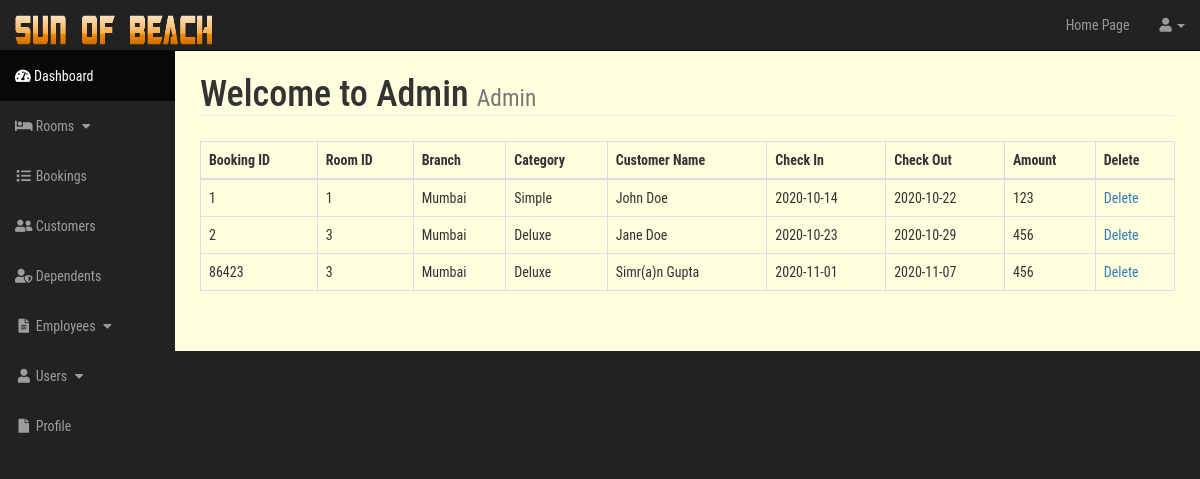
Before: /admin/booking.php with the older database file.
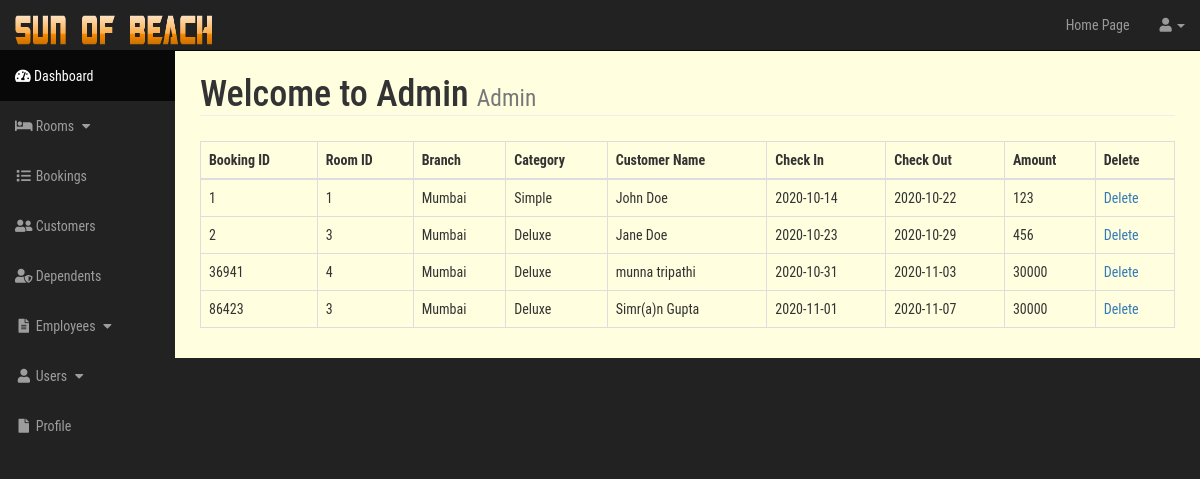
After: the same page with the newer database file.
### tables this page shows
CREATE TABLE `booking` (
  `Booking_id` int(11) NOT NULL,
  `cust_id` int(11) DEFAULT NULL,
  `room_id` int(11) DEFAULT NULL,
  `branch_id` int(11) DEFAULT NULL
);

CREATE TABLE `hotel` (
  `branch_id` int(11) NOT NULL,
  `branch_name` varchar(20) DEFAULT NULL,
  `location` varchar(20) DEFAULT NULL,
  `branch_phone` int(11) DEFAULT NULL
);

CREATE TABLE `customer` (
  `cust_id` int(11) NOT NULL,
  `f_name` varchar(20) NOT NULL,
  `l_name` varchar(20) NOT NULL,
  `cust_email` varchar(32) NOT NULL,
  `cust_phone` varchar(10) NOT NULL,
  `passport_no` int(11) NOT NULL,
  `dob` date NOT NULL,
  `country` varchar(20) NOT NULL
);

CREATE TABLE `forr` (
  `Booking_id` int(11) DEFAULT NULL,
  `room_id` int(11) DEFAULT NULL,
  `check_in_date` date DEFAULT NULL,
  `check_out_date` date DEFAULT NULL
);

CREATE TABLE `bill` (
  `Bill_id` int(11) NOT NULL,
  `Amount` int(11) DEFAULT NULL,
  `Payment_type` varchar(20) DEFAULT NULL,
  `cust_id` int(11) DEFAULT NULL
);

### admin/booking.php (the view, shortened to what this page needs)
<?php include "include/admin_header.php" ?>
    <div id="wrapper">
        <?php include "include/admin_navigation.php" ?>
        <div id="page-wrapper">
            <div class="container-fluid">
                <div class="row">
                    <div class="col-lg-12">
                        <h1 class="page-header">
                            Welcome to Admin
                            <small>Admin</small>
                        </h1>
                        <table class="table table-bordered table-hover">
    <thead>
        <tr>
            <th>Booking ID</th>
            <th>Room ID</th>
            <th>Branch</th>
            <th>Category</th>
            <th>Customer Name</th>
            <th>Check In</th>
            <th>Check Out</th>
            <th>Amount</th>
            <th>Delete</th>
        </tr>
    </thead>
    <tbody>
        <?php
        $query = "SELECT * FROM booking";
        $select_bookings=mysqli_query($con, $query);
        while($row=mysqli_fetch_assoc($select_bookings)){
            $booking_id=$row['Booking_id'];
            $room_id=$row['room_id'];
            $cust_id=$row['cust_id'];
            $branch_id=$row['branch_id'];
            $query= "SELECT * FROM hotel WHERE branch_id={$branch_id}";
            $branch=mysqli_query($con, $query);
            while($row=mysqli_fetch_assoc($branch)){
                $branch_name=$row['branch_name'];
            }
            echo "<tr><td>{$booking_id}</td>";
            echo "<td>{$room_id}</td>";
            echo "<td>{$branch_name}</td>";
            $query = "SELECT * FROM simple WHERE room_id={$room_id}";
                $select_category=mysqli_query($con, $query);
                 while($row=mysqli_fetch_assoc($select_category)){
                    $category='Simple';
                }
            $query = "SELECT * FROM deluxe WHERE room_id={$room_id}";
                $select_category=mysqli_query($con, $query);
                 while($row=mysqli_fetch_assoc($select_category)){
                    $category='Deluxe';
                }
            echo "<td>{$category}</td>";
            $query = "SELECT * FROM customer WHERE cust_id={$cust_id}";
            $customer=mysqli_query($con, $query);
            while($row=mysqli_fetch_assoc($customer)){
                $f_name=$row['f_name'];
                $l_name=$row['l_name'];
            }
            echo "<td>{$f_name} {$l_name}</td>";
            $query = "SELECT * FROM forr WHERE booking_id={$booking_id}";
            $dates=mysqli_query($con, $query);
            while($row=mysqli_fetch_assoc($dates)){
                $check_in_date=$row['check_in_date'];
                $check_out_date=$row['check_out_date'];
            }
            echo "<td>{$check_in_date}</td>";
            echo "<td>{$check_out_date}</td>";
            $query = "SELECT * FROM bill WHERE cust_id={$cust_id}";
            $bill=mysqli_query($con, $query);
            while($row=mysqli_fetch_assoc($bill)){
                $amount=$row['Amount'];
            }
            echo "<td>{$amount}</td>";
            echo "<td><a href='booking.php?delete={$booking_id}'>Delete</a></td>";
            echo "</tr>";
        }
        ?>
    </tbody>
</table>
                    </div>
                 </div>
            </div>
        </div>
    </div>
</body>
</html>

Changed rows visible on the page:
no longer on this page (row unchanged): bill: Amount "456"
added booking: Booking_id "36941", room "4", branch.branch_name "Mumbai", category "Deluxe", cust.f_name "munna", cust.l_name "tripathi", forr.check_in_date "2020-10-31", forr.check_out_date "2020-11-03", bill.Amount "30000"
added bill: Amount "30000"
